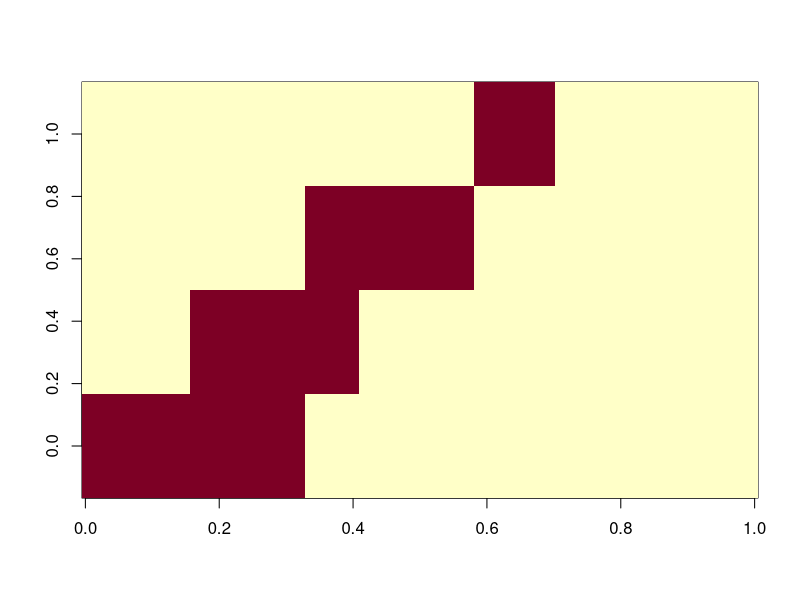

Here is the R script that generated this plot:
# simulator for various fixed effect models


simulate_data = function(
							Lambda,			# p x K matrix
							X,				# n x b matrix
							Z1,				# n x r matrix
							A1_chol,		# r x r upper triangle chol matrix
							F_vars,			# K x 3 matrix of fixed, A and E vars for factors
							E_h2,			# p vector of residual heritabilities
							mu,				# p vector of global means
							B,				# b x p residual fixed effects
							B_F	,			# b x K factor fixed effects
							sigma2_Resid	# p x 1 non-factor variances
						) {
  n = nrow(X)
  r = ncol(Z1)
  p = nrow(Lambda)
  K = ncol(Lambda)
  
  E_A1 = t(A1_chol) %*% matrix(rnorm(r*p),r,p) %*% diag(E_h2)
  F_A1 = t(A1_chol) %*% matrix(rnorm(r*k),r,k) %*% diag(F_vars[,2])
  
  E_R = matrix(rnorm(n*p),n,p) %*% diag(1-E_h2)
  F_R = matrix(rnorm(n*k),n,k) %*% diag(F_vars[,3])
  
  E = X %*% B + Z1 %*% E_A1 + E_R
  F = X %*% B_F + Z1 %*% F_A1 + F_R
  Y = matrix(1,n,1) %*% matrix(mu,1,p) + F %*% t(Lambda) + E %*% diag(sqrt(sigma2_Resid))
  
  return(Y)
}

save_sim = function(
						sim_ID = sim_ID,
						Lambda = Lambda,
						X = X,
						Z1 = Z1,
						A1_chol = A1_chol,
						F_vars = F_vars,
						E_h2 = E_h2,
						mu = mu,
						B = B,
						B_F = B_F,
						sigma2_Resid = sigma2_Resid
					){

	F_h2 = F_vars[,2]/(F_vars[,2]+F_vars[,3])
	sigma2_Resid = rgamma(p,3,6)

	Y = simulate_data(Lambda,X,Z1,A1_chol,F_vars,E_h2,mu,B,B_F,sigma2_Resid)
	sim_data = list(
					n      = n,
					k      = k,
					p      = p,
					b      = ncol(X),
					r      = n_Lines,
					Y      = Y,
					X      = X,
					Z1     = Z1,
					A1     = A1,
					B      = B,
					B_F    = B_F,
					mu     = mu,
					F_vars = F_vars,
					F_h2   = F_h2,
					E_h2   = E_h2,
					Lambda = Lambda,
					G      = Lambda %*% diag(F_h2) %*% t(Lambda) + diag(sigma2_Resid*E_h2),
					R      = Lambda %*% diag(1-F_h2) %*% t(Lambda) + diag(sigma2_Resid*(1-E_h2))
			)

	try(dir.create(sim_ID))
	save(sim_data,file=paste(sim_ID,'Sim_data.RData',sep='/'))
}

sim_reps = 3

n_Lines = 100
n_Reps = 3
n_TRT = 2
n = n_Lines*n_Reps*n_TRT
k = 4
p = 100

# design matrices
sample_info = data.frame(Line = gl(n_Lines,n_Reps*n_TRT),TRT = rep(c(0,1),each = n_Reps), Rep = c(1:n_Reps))
Z1 = model.matrix(~Line+0,sample_info)
X = model.matrix(~TRT+0,sample_info)
A1 = diag(1,ncol(Z1))
A1_chol = chol(A1)

Lambda = cbind(
	c(rep(1,floor(p/3)),rep(0,p-floor(p/3))),
	c(rep(0,floor(p/6)),rep(1,floor(p/4)),rep(0,p-floor(p/6)-floor(p/4))),
	c(rep(0,floor(p/3)),rep(1,floor(p/4)),rep(0,p-floor(p/4)-floor(p/3))),
	c(rep(0,floor(p/3)+floor(p/4)),rep(1,floor(p/8)),rep(0,p-floor(p/3)-floor(p/4)-floor(p/8))),
	c(rep(0,floor(p/3)+floor(p/4)),rep(0,floor(p/8)),rep(1,floor(p/8)),rep(0,p-floor(p/3)-floor(p/4)-2*floor(p/8))),
	c(rep(0,floor(p/3)+floor(p/4)),rep(0,2*floor(p/8)),rep(1,floor(p/8)),rep(0,p-floor(p/3)-floor(p/4)-3*floor(p/8))),
	c(rep(0,floor(p/3)+floor(p/4)),rep(0,3*floor(p/8)),rep(1,p-floor(p/3)-floor(p/4)-3*floor(p/8)))
	)
Lambda = Lambda[,1:k]
image(Lambda)
colSums(Lambda > 0)

for(rep in 1:sim_reps){

	# Set 1. Dense fixed effects, moderate heritability
	sim_ID = paste0('Sim_FE1_',rep)
	mu = rnorm(p)
	B = matrix(rep(c(1,-1),p/2),nr = 1)
	B_F = matrix(rep(0,k),nr = 1)
	F_vars = cbind(rep(0,k),sample(seq(.1,.7,length=k)))
	F_vars = cbind(F_vars,1-rowSums(F_vars))
	E_h2 = runif(p,0,.7)

	save_sim(sim_ID, Lambda, X, Z1, A1_chol, F_vars, E_h2, mu, B, B_F, sigma2_Resid)

	# Set 2. Factor fixed effects
		# first factor is 100% fixed. Remainder have 0% fixed

	sim_ID = paste0('Sim_FE2_',rep)
	mu = rnorm(p)
	B = matrix(0,nr = 1,nc = p)
	B_F = matrix(c(1,rep(0,k-1)),nr = 1)
	F_vars = cbind(c(1,rep(0,k-1)),c(0,sample(seq(.1,.7,length=k-1))))
	F_vars = cbind(F_vars,1-rowSums(F_vars))
	F_vars[1,3] = 0
	E_h2 = runif(p,0,.7)

	save_sim(sim_ID, Lambda, X, Z1, A1_chol, F_vars, E_h2, mu, B, B_F, sigma2_Resid)



	# Set 3. 1 joint fixed and random factor at 50% each. Rest only random

	sim_ID = paste0('Sim_FE3_',rep)
	mu = rnorm(p)
	B = matrix(0,nr = 1,nc = p)
	which_fixed = sample(1:k,1)
	B_F = matrix(0,nr = 1,nc = k)
	B_F[1,which_fixed] = 1
	F_vars = cbind(rep(0,k),sample(seq(.1,.7,length=k)))
	F_vars = cbind(F_vars,1-rowSums(F_vars))
	F_vars[which_fixed,1] = 0.5
	F_vars[which_fixed,-1] = 0.5 * F_vars[which_fixed,-1]

	save_sim(sim_ID, Lambda, X, Z1, A1_chol, F_vars, E_h2, mu, B, B_F, sigma2_Resid)

	# Set 4. 2 joint fixed and random factors at 50% each. Rest only random

	sim_ID = paste0('Sim_FE4_',rep)
	mu = rnorm(p)
	B = matrix(0,nr = 1,nc = p)
	which_fixed = sample(1:k,2)
	B_F = matrix(0,nr = 1,nc = k)
	B_F[1,which_fixed] = 1
	F_vars = cbind(rep(0,k),sample(seq(.1,.7,length=k)))
	F_vars = cbind(F_vars,1-rowSums(F_vars))
	F_vars[which_fixed,1] = 0.5
	F_vars[which_fixed,-1] = 0.5 * F_vars[which_fixed,-1]

	save_sim(sim_ID, Lambda, X, Z1, A1_chol, F_vars, E_h2, mu, B, B_F, sigma2_Resid)

}